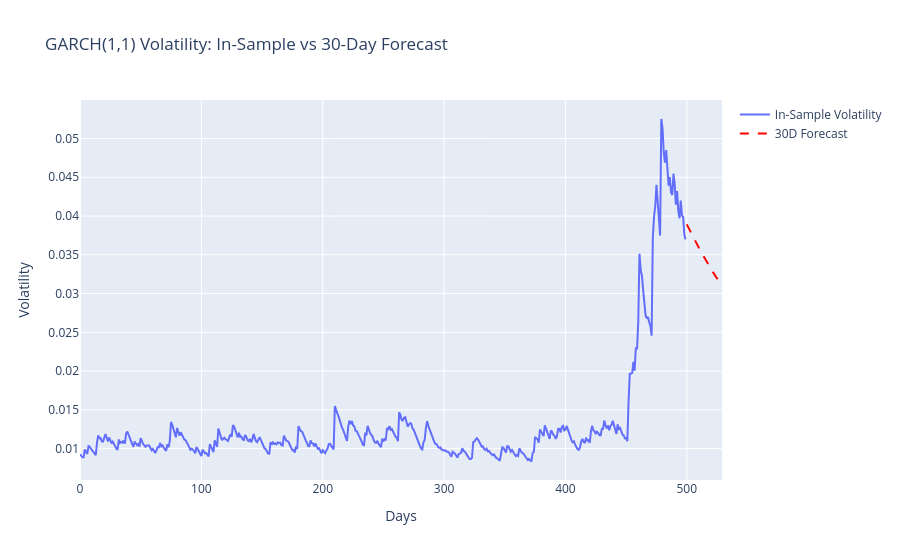

Notebook code cell kept with this figure:
### Markdown cell above
## 1. GARCH(1,1) Volatility Forecasting Simulation
We simulate the out-of-sample volatility decay/persistence across a 30-day horizon.

### Code cell
import numpy as np
import pandas as pd
import plotly.graph_objects as go
from market_risk.volatility import GARCHEngine

np.random.seed(42)
# Synthetic returns with a volatility spike
base_vol = 0.01
returns = np.random.normal(0, base_vol, 500)
returns[-50:] *= 4  # Recent spike
returns_series = pd.Series(returns)

garch = GARCHEngine(p=1, q=1)
garch.fit(returns_series)
forecast_vol = garch.forecast_volatility(horizon=30)
in_sample_vol = garch.conditional_volatility()

fig = go.Figure()
fig.add_trace(go.Scatter(y=in_sample_vol, name='In-Sample Volatility'))
x_forecast = np.arange(len(in_sample_vol), len(in_sample_vol) + 30)
fig.add_trace(go.Scatter(x=x_forecast, y=forecast_vol, name='30D Forecast', line=dict(dash='dash', color='red')))
fig.update_layout(title='GARCH(1,1) Volatility: In-Sample vs 30-Day Forecast', xaxis_title='Days', yaxis_title='Volatility')
fig.show()

### Figure 1 — Plotly figure (JSON) as saved in the notebook; plotly's stock layout.template omitted (floating-point values rounded to 4 significant figures; data arrays with more than 128 entries replaced by an {"elided": "..."} marker saying what was removed)
{"data": [{"name": "In-Sample Volatility", "type": "scatter", "y": {"elided": "500 float values"}}, {"line": {"color": "red", "dash": "dash"}, "name": "30D Forecast", "type": "scatter", "x": [500, 501, 502, 503, 504, 505, 506, 507, 508, 509, 510, 511, 512, 513, 514, 515, 516, 517, 518, 519, 520, 521, 522, 523, 524, 525, 526, 527, 528, 529], "y": [0.03893, 0.03861, 0.03829, 0.03797, 0.03766, 0.03735, 0.03705, 0.03675, 0.03645, 0.03616, 0.03587, 0.03558, 0.0353, 0.03502, 0.03474, 0.03447, 0.0342, 0.03394, 0.03367, 0.03342, 0.03316, 0.03291, 0.03266, 0.03241, 0.03217, 0.03193, 0.03169, 0.03145, 0.03122, 0.03099]}], "layout": {"title": {"text": "GARCH(1,1) Volatility: In-Sample vs 30-Day Forecast"}, "xaxis": {"title": {"text": "Days"}}, "yaxis": {"title": {"text": "Volatility"}}}}
